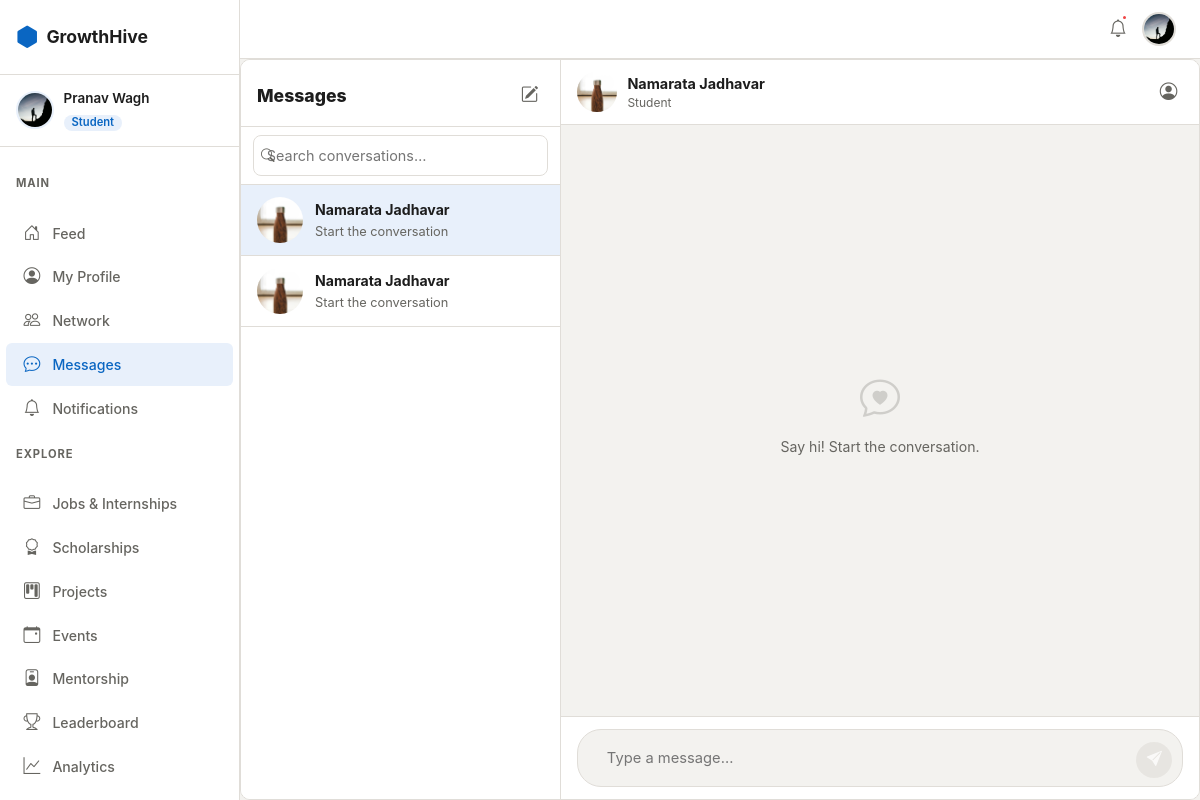
The app's page /chat/room/1/ (signed in) with its own data.
### apps/accounts/models.py (models this page shows, shortened)
class User(AbstractUser):
    class Role(models.TextChoices):
        STUDENT = 'student', 'Student'
        ALUMNI  = 'alumni',  'Alumni'
        TEACHER = 'teacher', 'Teacher'
    username   = None
    email      = models.EmailField(unique=True)
    first_name = models.CharField(max_length=50)
    last_name  = models.CharField(max_length=50)
    role = models.CharField(max_length=20, choices=Role.choices, default=Role.STUDENT)
    college = models.ForeignKey(College, on_delete=models.SET_NULL, null=True, blank=True)
    department = models.ForeignKey(Department, on_delete=models.SET_NULL, null=True, blank=True)
    is_email_verified = models.BooleanField(default=False)
    created_at = models.DateTimeField(auto_now_add=True)
    updated_at = models.DateTimeField(auto_now=True)
    USERNAME_FIELD  = 'email'
    REQUIRED_FIELDS = ['first_name', 'last_name']
    objects = UserManager()
    def get_full_name(self):
        return f'{self.first_name} {self.last_name}'.strip()
    @property
    def is_student(self):
        return self.role == self.Role.STUDENT

class Profile(models.Model):
    user = models.OneToOneField(User, on_delete=models.CASCADE, related_name='profile')
    bio    = models.TextField(max_length=500, blank=True)
    avatar = models.ImageField(upload_to='avatars/', blank=True, null=True)
    banner = models.ImageField(upload_to='banners/', blank=True, null=True)
    graduation_year = models.PositiveIntegerField(null=True, blank=True)
    current_year    = models.PositiveSmallIntegerField(null=True, blank=True)
    github_url   = models.URLField(blank=True)
    linkedin_url = models.URLField(blank=True)
    website      = models.URLField(blank=True)
    location     = models.CharField(max_length=100, blank=True)
    skills = models.ManyToManyField('Skill', through='UserSkill', blank=True)
    resume = models.FileField(upload_to='resumes/', blank=True, null=True)
    points      = models.PositiveIntegerField(default=0)
    streak_days = models.PositiveIntegerField(default=0)
    last_active = models.DateField(null=True, blank=True)
    is_open_to_work   = models.BooleanField(default=False)
    is_open_to_mentor = models.BooleanField(default=False)
    created_at = models.DateTimeField(auto_now_add=True)
    updated_at = models.DateTimeField(auto_now=True)
    def get_avatar_url(self):
        if self.avatar:
            return self.avatar.url
        return '/static/images/default-avatar.png'

### apps/chat/models.py (models this page shows, shortened)
class ChatRoom(models.Model):
    class RoomType(models.TextChoices):
        DM    = 'dm',    'Direct Message'
        GROUP = 'group', 'Group Chat'
    room_type  = models.CharField(
        max_length=10, choices=RoomType.choices, default=RoomType.DM
    )
    name       = models.CharField(max_length=200, blank=True)  # group chats only
    members    = models.ManyToManyField(
        settings.AUTH_USER_MODEL,
        through='RoomMember',
        related_name='chat_rooms',
    )
    created_by = models.ForeignKey(
        settings.AUTH_USER_MODEL,
        on_delete=models.SET_NULL,
        null=True,
        related_name='created_rooms',
    )
    created_at = models.DateTimeField(auto_now_add=True)
    class Meta:
        ordering = ['-created_at']
    def get_other_member(self, user):
        return self.members.exclude(pk=user.pk).first()

### apps/chat/views.py (the view)
# urls.py: path('room/<int:room_id>/', views.room_view,      name='room'),
@login_required
@verified_required
def room_view(request, room_id):
    membership = get_object_or_404(RoomMember, room_id=room_id, user=request.user)
    room       = membership.room
    Message.objects.filter(
        room=room, is_seen=False
    ).exclude(sender=request.user).update(is_seen=True)
    RoomMember.objects.filter(room=room, user=request.user).update(last_read=timezone.now())
    messages  = room.messages.select_related('sender', 'sender__profile').all()
    room_list = build_room_list(request.user)
    other = room.get_other_member(request.user) if room.room_type == ChatRoom.RoomType.DM else None
    return render(request, 'chat/chat.html', {
        'room_list':   room_list,
        'active_room': room,
        'messages':    messages,
        'other':       other,
    })

### apps/chat/models.py (called while the page is built)
    def unread_count(self):
        qs = self.room.messages.exclude(sender=self.user)
        if self.last_read:
            qs = qs.filter(created_at__gt=self.last_read)
        return qs.count()

### templates/chat/chat.html (shortened to what this page needs)
{% extends 'base.html' %}
{% load static %}
{% block content %}
<div class="gh-chat-shell">
  <aside class="gh-chat-list {% if active_room %}gh-chat-list--hidden-mobile{% endif %}">
    <div class="gh-chat-list-header">
      <h5 class="gh-chat-list-title">Messages</h5>
      <a href="{% url 'connections:network' %}" class="gh-icon-btn" title="Find people">
        <i class="bi bi-pencil-square"></i>
      </a>
    </div>
    <div class="gh-chat-search-wrap">
      <i class="bi bi-search gh-chat-search-icon"></i>
      <input type="text" class="gh-chat-search" placeholder="Search conversations…" id="chatSearch"/>
    </div>
    <div class="gh-chat-rooms" id="roomList">
      {% for item in room_list %}
      <a href="{% url 'chat:room' item.room.pk %}"
         class="gh-room-item {% if active_room and active_room.pk == item.room.pk %}active{% endif %}"
         id="room-item-{{ item.room.pk }}">
        <div class="gh-room-avatar-wrap">
          <img src="{{ item.display_avatar }}" class="gh-room-avatar" alt="avatar"/>
        </div>
        <div class="gh-room-meta">
          <div class="gh-room-top">
            <span class="gh-room-name">{{ item.display_name }}</span>
          </div>
          <div class="gh-room-bottom">
            <span class="gh-room-last-msg">
              {% if item.last_message %}
                {% if item.last_message.sender == request.user %}You: {% endif %}
                {{ item.last_message.content|truncatechars:35 }}
              {% else %}
                Start the conversation
              {% endif %}
            </span>
          </div>
        </div>
      </a>
      {% endfor %}
    </div>
  </aside>
  <main class="gh-chat-room {% if not active_room %}gh-chat-room--empty{% endif %} {% if active_room %}gh-chat-room--active-mobile{% endif %}">
    {% if active_room %}
    <div class="gh-chat-room-header">
      {% if other %}
      <a href="{% url 'accounts:profile_detail' other.pk %}" class="gh-chat-header-profile">
        <div class="gh-chat-header-avatar-wrap">
          <img src="{{ other.profile.get_avatar_url }}" class="gh-chat-header-avatar" alt="avatar"/>
        </div>
        <div>
          <span class="gh-chat-header-name">{{ other.get_full_name }}</span>
          <span class="gh-chat-header-status" id="headerStatus">
            {{ other.get_role_display }}
          </span>
        </div>
      </a>
      {% endif %}
      <div class="gh-chat-header-actions ms-auto">
        {% if other %}
        <a href="{% url 'accounts:profile_detail' other.pk %}" class="gh-icon-btn" title="View profile">
          <i class="bi bi-person-circle"></i>
        </a>
        {% endif %}
      </div>
    </div>
    <div class="gh-messages-area" id="messagesArea">
      {% for msg in messages %}
      <div class="gh-msg-wrapper {% if msg.sender == request.user %}gh-msg-own{% else %}gh-msg-other{% endif %}"
           id="msg-{{ msg.pk }}">
        {% if msg.sender != request.user %}
        <img src="{{ msg.sender.profile.get_avatar_url }}" class="gh-msg-avatar" alt="avatar"/>
        {% endif %}
        <div class="gh-msg-content">
          {% if active_room.room_type == 'group' and msg.sender != request.user %}
          <span class="gh-msg-sender-name">{{ msg.sender.get_full_name }}</span>
          {% endif %}
          <div class="gh-msg-bubble">
            {{ msg.content|linebreaksbr }}
          </div>
          <div class="gh-msg-meta">
            <span class="gh-msg-time">{{ msg.timestamp }}</span>
            {% if msg.sender == request.user %}
            <span class="gh-msg-seen" title="{% if msg.is_seen %}Seen{% else %}Delivered{% endif %}">
              {% if msg.is_seen %}
              <i class="bi bi-check2-all" style="color:var(--gh-blue);"></i>
              {% else %}
              <i class="bi bi-check2"></i>
              {% endif %}
            </span>
            {% endif %}
          </div>
        </div>
      </div>
      {% empty %}
      <div class="gh-messages-start">
        <i class="bi bi-chat-heart"></i>
        <p>Say hi! Start the conversation.</p>
      </div>
      {% endfor %}
    </div>
    <div class="gh-chat-input-area">
      <div class="gh-chat-input-wrap">
        <textarea
          id="messageInput"
          class="gh-chat-input"
          placeholder="Type a message…"
          rows="1"
          maxlength="5000"
        ></textarea>
        <button class="gh-chat-send-btn" id="sendBtn" disabled>
          <i class="bi bi-send-fill"></i>
        </button>
      </div>
    </div>
    {% endif %}
  </main>
</div>
{% endblock %}

### templates/base.html (shortened to what this page needs)
{% load static %}
<!DOCTYPE html>
<html lang="en" data-theme="light">
<head>
  <link rel="stylesheet" href="https://cdn.jsdelivr.net/npm/bootstrap@5.3.3/dist/css/bootstrap.min.css"/>
  <link rel="stylesheet" href="https://cdn.jsdelivr.net/npm/bootstrap-icons@1.11.3/font/bootstrap-icons.min.css"/>
  <link rel="stylesheet" href="{% static 'css/main.css' %}"/>
</head>
<body>
{% if user.is_authenticated %}
<div class="gh-wrapper">
  <aside class="gh-sidebar" id="sidebar">
    <div class="gh-sidebar-logo">
      <a href="{% url 'accounts:dashboard' %}" class="gh-logo-link">
        <span class="gh-logo-icon"><i class="bi bi-hexagon-fill"></i></span>
        <span class="gh-logo-text">GrowthHive</span>
      </a>
    </div>
    <div class="gh-sidebar-user">
      <img src="{{ user.profile.get_avatar_url }}" class="gh-sidebar-avatar" alt="avatar"/>
      <div class="gh-sidebar-user-info">
        <span class="gh-sidebar-name">{{ user.first_name }} {{ user.last_name }}</span>
        <span class="gh-sidebar-role badge">{{ user.get_role_display }}</span>
      </div>
    </div>
    <nav class="gh-nav">
<p class="gh-nav-section">Main</p>
<a href="{% url 'social:feed' %}" class="gh-nav-link {% if 'social' in request.resolver_match.app_name %}active{% endif %}">
  <i class="bi bi-house-door"></i><span>Feed</span>
</a>
<a href="{% url 'accounts:profile' %}" class="gh-nav-link {% if request.resolver_match.url_name == 'profile' %}active{% endif %}">
  <i class="bi bi-person-circle"></i><span>My Profile</span>
</a>
<a href="{% url 'connections:network' %}" class="gh-nav-link {% if 'connections' in request.resolver_match.app_name %}active{% endif %}">
  <i class="bi bi-people"></i><span>Network</span>
</a>
<a href="{% url 'chat:inbox' %}" class="gh-nav-link {% if 'chat' in request.resolver_match.app_name %}active{% endif %}">
  <i class="bi bi-chat-dots"></i><span>Messages</span>
</a>
<a href="{% url 'notifications:list' %}" class="gh-nav-link {% if 'notifications' in request.resolver_match.app_name %}active{% endif %}">
  <i class="bi bi-bell"></i><span>Notifications</span>
</a>
<p class="gh-nav-section">Explore</p>
<a href="{% url 'jobs:list' %}" class="gh-nav-link {% if 'jobs' in request.resolver_match.app_name %}active{% endif %}">
  <i class="bi bi-briefcase"></i><span>Jobs & Internships</span>
</a>
<a href="{% url 'scholarships:list' %}" class="gh-nav-link {% if 'scholarships' in request.resolver_match.app_name %}active{% endif %}">
  <i class="bi bi-award"></i><span>Scholarships</span>
</a>
<a href="{% url 'projects:list' %}" class="gh-nav-link {% if 'projects' in request.resolver_match.app_name %}active{% endif %}">
  <i class="bi bi-kanban"></i><span>Projects</span>
</a>
<a href="{% url 'events:list' %}" class="gh-nav-link {% if 'events' in request.resolver_match.app_name %}active{% endif %}">
  <i class="bi bi-calendar-event"></i><span>Events</span>
</a>
<a href="{% url 'mentorship:list' %}" class="gh-nav-link {% if 'mentorship' in request.resolver_match.app_name %}active{% endif %}">
  <i class="bi bi-person-badge"></i><span>Mentorship</span>
</a>
<a href="{% url 'gamification:leaderboard' %}" class="gh-nav-link {% if 'gamification' in request.resolver_match.app_name %}active{% endif %}">
  <i class="bi bi-trophy"></i><span>Leaderboard</span>
</a>
<a href="{% url 'analytics:dashboard' %}" class="gh-nav-link {% if 'analytics' in request.resolver_match.app_name %}active{% endif %}">
  <i class="bi bi-graph-up"></i><span>Analytics</span>
</a>
{% if user.is_student %}
<p class="gh-nav-section">Students</p>
{% endif %}
    </nav>
  </aside>
  <main class="gh-main">
    <div class="gh-topbar">
      <div class="gh-topbar-actions">
        <button class="gh-icon-btn" id="notifBtn" title="Notifications">
          <i class="bi bi-bell"></i>
          <span class="gh-notif-dot"></span>
        </button>
        <a href="{% url 'accounts:profile' %}" class="gh-topbar-avatar">
          <img src="{{ user.profile.get_avatar_url }}" alt="avatar"/>
        </a>
      </div>
    </div>
    <div class="gh-content">
      {% block content %}{% endblock %}
    </div>
  </main>
</div>
{% endif %}
</body>
</html>

### templates/chat/chat.html (style rules this page uses)
.gh-content { padding: 0 !important; height: calc(100vh - 52px); overflow: hidden; display: flex; }

### records on screen
User: profile.get_avatar_url (picture), first_name "Pranav", last_name "Wagh", role "Student"
ChatRoom: display_name "Namarata Jadhavar"
ChatRoom: display_name "Namarata Jadhavar"
User: profile.get_avatar_url (picture), get_full_name "Namarata Jadhavar", role "Student"
